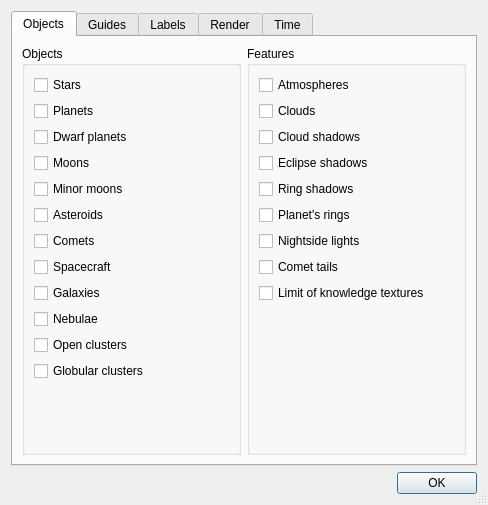
<?xml version="1.0" encoding="UTF-8"?>
<ui version="4.0">
 <class>preferencesDialog</class>
 <widget class="QDialog" name="preferencesDialog">
  <property name="geometry">
   <rect>
    <x>0</x>
    <y>0</y>
    <width>479</width>
    <height>505</height>
   </rect>
  </property>
  <property name="windowTitle">
   <string>Preferences</string>
  </property>
  <property name="sizeGripEnabled">
   <bool>true</bool>
  </property>
  <layout class="QVBoxLayout" name="verticalLayout">
   <item>
    <widget class="QTabWidget" name="tabWidget">
     <property name="currentIndex">
      <number>0</number>
     </property>
     <widget class="QWidget" name="objectsTab">
      <attribute name="title">
       <string>Objects</string>
      </attribute>
      <layout class="QHBoxLayout" name="horizontalLayout_3">
       <item>
        <widget class="QGroupBox" name="objectsGroupBox">
         <property name="title">
          <string>Objects</string>
         </property>
         <property name="alignment">
          <set>Qt::AlignLeading|Qt::AlignLeft|Qt::AlignTop</set>
         </property>
         <layout class="QVBoxLayout" name="verticalLayout_2">
          <item>
           <widget class="QCheckBox" name="starsCheck">
            <property name="text">
             <string>Stars</string>
            </property>
           </widget>
          </item>
          <item>
           <widget class="QCheckBox" name="planetsCheck">
            <property name="text">
             <string>Planets</string>
            </property>
           </widget>
          </item>
          <item>
           <widget class="QCheckBox" name="dwarfPlanetsCheck">
            <property name="text">
             <string>Dwarf planets</string>
            </property>
           </widget>
          </item>
          <item>
           <widget class="QCheckBox" name="moonsCheck">
            <property name="text">
             <string>Moons</string>
            </property>
           </widget>
          </item>
          <item>
           <widget class="QCheckBox" name="minorMoonsCheck">
            <property name="text">
             <string>Minor moons</string>
            </property>
           </widget>
          </item>
          <item>
           <widget class="QCheckBox" name="asteroidsCheck">
            <property name="text">
             <string>Asteroids</string>
            </property>
           </widget>
          </item>
          <item>
           <widget class="QCheckBox" name="cometsCheck">
            <property name="text">
             <string>Comets</string>
            </property>
           </widget>
          </item>
          <item>
           <widget class="QCheckBox" name="spacecraftsCheck">
            <property name="text">
             <string comment="plural" extracomment="TRANSLATORS: translate this as plural">Spacecraft</string>
            </property>
           </widget>
          </item>
          <item>
           <widget class="QCheckBox" name="galaxiesCheck">
            <property name="text">
             <string>Galaxies</string>
            </property>
           </widget>
          </item>
          <item>
           <widget class="QCheckBox" name="nebulaeCheck">
            <property name="text">
             <string>Nebulae</string>
            </property>
           </widget>
          </item>
          <item>
           <widget class="QCheckBox" name="openClustersCheck">
            <property name="text">
             <string>Open clusters</string>
            </property>
           </widget>
          </item>
          <item>
           <widget class="QCheckBox" name="globularClustersCheck">
            <property name="text">
             <string>Globular clusters</string>
            </property>
           </widget>
          </item>
          <item>
           <spacer name="verticalSpacer">
            <property name="orientation">
             <enum>Qt::Vertical</enum>
            </property>
            <property name="sizeHint" stdset="0">
             <size>
              <width>20</width>
              <height>40</height>
             </size>
            </property>
           </spacer>
          </item>
         </layout>
        </widget>
       </item>
       <item>
        <widget class="QGroupBox" name="featuresGroupBox">
         <property name="title">
          <string>Features</string>
         </property>
         <layout class="QVBoxLayout" name="verticalLayout_3">
          <item>
           <widget class="QCheckBox" name="atmospheresCheck">
            <property name="text">
             <string>Atmospheres</string>
            </property>
           </widget>
          </item>
          <item>
           <widget class="QCheckBox" name="cloudsCheck">
            <property name="text">
             <string>Clouds</string>
            </property>
           </widget>
          </item>
          <item>
           <widget class="QCheckBox" name="cloudShadowsCheck">
            <property name="text">
             <string>Cloud shadows</string>
            </property>
           </widget>
          </item>
          <item>
           <widget class="QCheckBox" name="eclipseShadowsCheck">
            <property name="text">
             <string>Eclipse shadows</string>
            </property>
           </widget>
          </item>
          <item>
           <widget class="QCheckBox" name="ringShadowsCheck">
            <property name="text">
             <string>Ring shadows</string>
            </property>
           </widget>
          </item>
          <item>
           <widget class="QCheckBox" name="planetRingsCheck">
            <property name="text">
             <string>Planet's rings</string>
            </property>
           </widget>
          </item>
          <item>
           <widget class="QCheckBox" name="nightsideLightsCheck">
            <property name="text">
             <string>Nightside lights</string>
            </property>
           </widget>
          </item>
          <item>
           <widget class="QCheckBox" name="cometTailsCheck">
            <property name="text">
             <string>Comet tails</string>
            </property>
           </widget>
          </item>
          <item>
           <widget class="QCheckBox" name="limitOfKnowledgeCheck">
            <property name="text">
             <string>Limit of knowledge textures</string>
            </property>
           </widget>
          </item>
          <item>
           <spacer name="verticalSpacer_2">
            <property name="orientation">
             <enum>Qt::Vertical</enum>
            </property>
            <property name="sizeHint" stdset="0">
             <size>
              <width>20</width>
              <height>40</height>
             </size>
            </property>
           </spacer>
          </item>
         </layout>
        </widget>
       </item>
      </layout>
     </widget>
     <widget class="QWidget" name="guidesTab">
      <attribute name="title">
       <string>Guides</string>
      </attribute>
      <layout class="QHBoxLayout" name="horizontalLayout_2">
       <item>
        <layout class="QVBoxLayout" name="verticalLayout_8">
         <item>
          <widget class="QGroupBox" name="orbitsGroupBox">
           <property name="title">
            <string>Orbits</string>
           </property>
           <layout class="QVBoxLayout" name="verticalLayout_4">
            <item>
             <widget class="QCheckBox" name="orbitsCheck">
              <property name="text">
               <string>Show orbits</string>
              </property>
             </widget>
            </item>
            <item>
             <widget class="QCheckBox" name="fadingOrbitsCheck">
              <property name="text">
               <string>Fading orbits</string>
              </property>
             </widget>
            </item>
            <item>
             <widget class="QCheckBox" name="partialTrajectoriesCheck">
              <property name="text">
               <string>Partial trajectories</string>
              </property>
             </widget>
            </item>
            <item>
             <spacer name="verticalSpacer_14">
              <property name="orientation">
               <enum>Qt::Vertical</enum>
              </property>
              <property name="sizeType">
               <enum>QSizePolicy::Fixed</enum>
              </property>
              <property name="sizeHint" stdset="0">
               <size>
                <width>20</width>
                <height>12</height>
               </size>
              </property>
             </spacer>
            </item>
            <item>
             <widget class="QCheckBox" name="starOrbitsCheck">
              <property name="text">
               <string>Stars</string>
              </property>
             </widget>
            </item>
            <item>
             <widget class="QCheckBox" name="planetOrbitsCheck">
              <property name="text">
               <string>Planets</string>
              </property>
             </widget>
            </item>
            <item>
             <widget class="QCheckBox" name="dwarfPlanetOrbitsCheck">
              <property name="text">
               <string>Dwarf planets</string>
              </property>
             </widget>
            </item>
            <item>
             <widget class="QCheckBox" name="moonOrbitsCheck">
              <property name="text">
               <string>Moons</string>
              </property>
             </widget>
            </item>
            <item>
             <widget class="QCheckBox" name="minorMoonOrbitsCheck">
              <property name="text">
               <string>Minor moons</string>
              </property>
             </widget>
            </item>
            <item>
             <widget class="QCheckBox" name="asteroidOrbitsCheck">
              <property name="text">
               <string>Asteroids</string>
              </property>
             </widget>
            </item>
            <item>
             <widget class="QCheckBox" name="cometOrbitsCheck">
              <property name="text">
               <string>Comets</string>
              </property>
             </widget>
            </item>
            <item>
             <widget class="QCheckBox" name="spacecraftOrbitsCheck">
              <property name="text">
               <string comment="plural" extracomment="TRANSLATORS: translate this as plural">Spacecraft</string>
              </property>
             </widget>
            </item>
            <item>
             <spacer name="verticalSpacer_3">
              <property name="orientation">
               <enum>Qt::Vertical</enum>
              </property>
              <property name="sizeHint" stdset="0">
               <size>
                <width>20</width>
                <height>40</height>
               </size>
              </property>
             </spacer>
            </item>
           </layout>
          </widget>
         </item>
        </layout>
       </item>
       <item>
        <layout class="QVBoxLayout" name="verticalLayout_5">
         <item>
          <widget class="QGroupBox" name="gridsGroupBox">
           <property name="title">
            <string>Grids</string>
           </property>
           <layout class="QVBoxLayout" name="verticalLayout_6">
            <item>
             <widget class="QCheckBox" name="equatorialGridCheck">
              <property name="text">
               <string>Equatorial</string>
              </property>
             </widget>
            </item>
            <item>
             <widget class="QCheckBox" name="eclipticGridCheck">
              <property name="text">
               <string>Ecliptic</string>
              </property>
             </widget>
            </item>
            <item>
             <widget class="QCheckBox" name="galacticGridCheck">
              <property name="text">
               <string>Galactic</string>
              </property>
             </widget>
            </item>
            <item>
             <widget class="QCheckBox" name="horizontalGridCheck">
              <property name="text">
               <string>Horizontal</string>
              </property>
             </widget>
            </item>
            <item>
             <spacer name="verticalSpacer_5">
              <property name="orientation">
               <enum>Qt::Vertical</enum>
              </property>
              <property name="sizeHint" stdset="0">
               <size>
                <width>20</width>
                <height>40</height>
               </size>
              </property>
             </spacer>
            </item>
           </layout>
          </widget>
         </item>
         <item>
          <widget class="QGroupBox" name="constellationsGroupBox">
           <property name="title">
            <string>Constellations</string>
           </property>
           <layout class="QVBoxLayout" name="verticalLayout_7">
            <item>
             <widget class="QCheckBox" name="diagramsCheck">
              <property name="text">
               <string>Diagrams</string>
              </property>
             </widget>
            </item>
            <item>
             <widget class="QCheckBox" name="boundariesCheck">
              <property name="text">
               <string>Boundaries</string>
              </property>
             </widget>
            </item>
            <item>
             <widget class="QCheckBox" name="latinNamesCheck">
              <property name="text">
               <string>Latin names</string>
              </property>
             </widget>
            </item>
            <item>
             <spacer name="verticalSpacer_6">
              <property name="orientation">
               <enum>Qt::Vertical</enum>
              </property>
              <property name="sizeHint" stdset="0">
               <size>
                <width>20</width>
                <height>40</height>
               </size>
              </property>
             </spacer>
            </item>
           </layout>
          </widget>
         </item>
         <item>
          <widget class="QGroupBox" name="miscellaneousGroupBox">
           <property name="title">
            <string>Miscellaneous</string>
           </property>
           <layout class="QVBoxLayout" name="verticalLayout_9">
            <item>
             <widget class="QCheckBox" name="markersCheck">
              <property name="text">
               <string>Markers</string>
              </property>
             </widget>
            </item>
            <item>
             <widget class="QCheckBox" name="eclipticLineCheck">
              <property name="text">
               <string>Ecliptic line</string>
              </property>
             </widget>
            </item>
            <item>
             <spacer name="verticalSpacer_7">
              <property name="orientation">
               <enum>Qt::Vertical</enum>
              </property>
              <property name="sizeHint" stdset="0">
               <size>
                <width>20</width>
                <height>40</height>
               </size>
              </property>
             </spacer>
            </item>
           </layout>
          </widget>
         </item>
        </layout>
       </item>
      </layout>
     </widget>
     <widget class="QWidget" name="labelsTab">
      <attribute name="title">
       <string>Labels</string>
      </attribute>
      <layout class="QHBoxLayout" name="horizontalLayout">
       <item>
        <widget class="QGroupBox" name="labelsGroupBox">
         <property name="title">
          <string>Labels</string>
         </property>
         <layout class="QVBoxLayout" name="verticalLayout_11">
          <item>
           <widget class="QCheckBox" name="starLabelsCheck">
            <property name="text">
             <string>Stars</string>
            </property>
           </widget>
          </item>
          <item>
           <widget class="QCheckBox" name="planetLabelsCheck">
            <property name="text">
             <string>Planets</string>
            </property>
           </widget>
          </item>
          <item>
           <widget class="QCheckBox" name="dwarfPlanetLabelsCheck">
            <property name="text">
             <string>Dwarf planets</string>
            </property>
           </widget>
          </item>
          <item>
           <widget class="QCheckBox" name="moonLabelsCheck">
            <property name="text">
             <string>Moons</string>
            </property>
           </widget>
          </item>
          <item>
           <widget class="QCheckBox" name="minorMoonLabelsCheck">
            <property name="text">
             <string>Minor moons</string>
            </property>
           </widget>
          </item>
          <item>
           <widget class="QCheckBox" name="asteroidLabelsCheck">
            <property name="text">
             <string>Asteroids</string>
            </property>
           </widget>
          </item>
          <item>
           <widget class="QCheckBox" name="cometLabelsCheck">
            <property name="text">
             <string>Comets</string>
            </property>
           </widget>
          </item>
          <item>
           <widget class="QCheckBox" name="spacecraftLabelsCheck">
            <property name="text">
             <string comment="plural" extracomment="TRANSLATORS: translate this as plural">Spacecraft</string>
            </property>
           </widget>
          </item>
          <item>
           <widget class="QCheckBox" name="galaxyLabelsCheck">
            <property name="text">
             <string>Galaxies</string>
            </property>
           </widget>
          </item>
          <item>
           <widget class="QCheckBox" name="nebulaLabelsCheck">
            <property name="text">
             <string>Nebulae</string>
            </property>
           </widget>
          </item>
          <item>
           <widget class="QCheckBox" name="openClusterLabelsCheck">
            <property name="text">
             <string>Open clusters</string>
            </property>
           </widget>
          </item>
          <item>
           <widget class="QCheckBox" name="globularClusterLabelsCheck">
            <property name="text">
             <string>Globular clusters</string>
            </property>
           </widget>
          </item>
          <item>
           <widget class="QCheckBox" name="constellationLabelsCheck">
            <property name="text">
             <string>Constellations</string>
            </property>
           </widget>
          </item>
          <item>
           <spacer name="verticalSpacer_9">
            <property name="orientation">
             <enum>Qt::Vertical</enum>
            </property>
            <property name="sizeHint" stdset="0">
             <size>
              <width>20</width>
              <height>40</height>
             </size>
            </property>
           </spacer>
          </item>
         </layout>
        </widget>
       </item>
       <item>
        <widget class="QGroupBox" name="locationsGroupBox">
         <property name="title">
          <string>Locations</string>
         </property>
         <layout class="QVBoxLayout" name="verticalLayout_12">
          <property name="leftMargin">
           <number>9</number>
          </property>
          <item>
           <widget class="QCheckBox" name="locationsCheck">
            <property name="text">
             <string>Show locations</string>
            </property>
           </widget>
          </item>
          <item>
           <spacer name="verticalSpacer_10">
            <property name="orientation">
             <enum>Qt::Vertical</enum>
            </property>
            <property name="sizeType">
             <enum>QSizePolicy::Fixed</enum>
            </property>
            <property name="sizeHint" stdset="0">
             <size>
              <width>20</width>
              <height>12</height>
             </size>
            </property>
           </spacer>
          </item>
          <item>
           <widget class="QLabel" name="label_2">
            <property name="text">
             <string>Location types:</string>
            </property>
           </widget>
          </item>
          <item>
           <layout class="QGridLayout" name="gridLayout">
            <item row="0" column="0">
             <widget class="QCheckBox" name="citiesCheck">
              <property name="text">
               <string>Cities</string>
              </property>
             </widget>
            </item>
            <item row="2" column="0">
             <widget class="QCheckBox" name="landingSitesCheck">
              <property name="text">
               <string>Landing sites</string>
              </property>
             </widget>
            </item>
            <item row="3" column="1">
             <widget class="QCheckBox" name="volcanoesCheck">
              <property name="text">
               <string>Volcanoes</string>
              </property>
             </widget>
            </item>
            <item row="1" column="0">
             <widget class="QCheckBox" name="observatoriesCheck">
              <property name="text">
               <string>Observatories</string>
              </property>
             </widget>
            </item>
            <item row="0" column="1">
             <widget class="QCheckBox" name="cratersCheck">
              <property name="text">
               <string>Craters</string>
              </property>
             </widget>
            </item>
            <item row="3" column="0">
             <widget class="QCheckBox" name="montesCheck">
              <property name="text">
               <string>Montes (mountains)</string>
              </property>
             </widget>
            </item>
            <item row="2" column="1">
             <widget class="QCheckBox" name="terraeCheck">
              <property name="text">
               <string>Terrae (land masses)</string>
              </property>
             </widget>
            </item>
            <item row="1" column="1">
             <widget class="QCheckBox" name="vallesCheck">
              <property name="text">
               <string>Valles (valleys)</string>
              </property>
             </widget>
            </item>
            <item row="4" column="0">
             <widget class="QCheckBox" name="mariaCheck">
              <property name="text">
               <string>Maria (seas)</string>
              </property>
             </widget>
            </item>
            <item row="4" column="1">
             <widget class="QCheckBox" name="otherLocationsCheck">
              <property name="text">
               <string>Other features</string>
              </property>
             </widget>
            </item>
           </layout>
          </item>
          <item>
           <spacer name="verticalSpacer_11">
            <property name="orientation">
             <enum>Qt::Vertical</enum>
            </property>
            <property name="sizeType">
             <enum>QSizePolicy::Fixed</enum>
            </property>
            <property name="sizeHint" stdset="0">
             <size>
              <width>20</width>
              <height>12</height>
             </size>
            </property>
           </spacer>
          </item>
          <item>
           <widget class="QLabel" name="label">
            <property name="text">
             <string>Minimum labelled feature size:</string>
            </property>
           </widget>
          </item>
          <item>
           <layout class="QHBoxLayout" name="horizontalLayout_4">
            <item>
             <widget class="QSlider" name="featureSizeSlider">
              <property name="maximum">
               <number>999</number>
              </property>
              <property name="orientation">
               <enum>Qt::Horizontal</enum>
              </property>
             </widget>
            </item>
            <item>
             <widget class="QSpinBox" name="featureSizeSpinBox">
              <property name="sizePolicy">
               <sizepolicy hsizetype="Preferred" vsizetype="Preferred">
                <horstretch>0</horstretch>
                <verstretch>0</verstretch>
               </sizepolicy>
              </property>
              <property name="minimumSize">
               <size>
                <width>40</width>
                <height>0</height>
               </size>
              </property>
              <property name="buttonSymbols">
               <enum>QAbstractSpinBox::NoButtons</enum>
              </property>
              <property name="accelerated">
               <bool>true</bool>
              </property>
              <property name="correctionMode">
               <enum>QAbstractSpinBox::CorrectToNearestValue</enum>
              </property>
              <property name="maximum">
               <number>999</number>
              </property>
             </widget>
            </item>
           </layout>
          </item>
          <item>
           <spacer name="verticalSpacer_8">
            <property name="orientation">
             <enum>Qt::Vertical</enum>
            </property>
            <property name="sizeHint" stdset="0">
             <size>
              <width>20</width>
              <height>40</height>
             </size>
            </property>
           </spacer>
          </item>
         </layout>
        </widget>
       </item>
      </layout>
     </widget>
     <widget class="QWidget" name="renderTab">
      <attribute name="title">
       <string>Render</string>
      </attribute>
      <layout class="QHBoxLayout" name="horizontalLayout_5">
       <item>
        <layout class="QVBoxLayout" name="verticalLayout_14">
         <item>
          <widget class="QGroupBox" name="textureResolutionGroupBox">
           <property name="title">
            <string>Texture resolution</string>
           </property>
           <layout class="QVBoxLayout" name="verticalLayout_10">
            <item>
             <widget class="QRadioButton" name="lowResolutionButton">
              <property name="text">
               <string>Low</string>
              </property>
             </widget>
            </item>
            <item>
             <widget class="QRadioButton" name="mediumResolutionButton">
              <property name="text">
               <string>Medium</string>
              </property>
             </widget>
            </item>
            <item>
             <widget class="QRadioButton" name="highResolutionButton">
              <property name="text">
               <string>High</string>
              </property>
             </widget>
            </item>
            <item>
             <spacer name="verticalSpacer_4">
              <property name="orientation">
               <enum>Qt::Vertical</enum>
              </property>
              <property name="sizeHint" stdset="0">
               <size>
                <width>20</width>
                <height>40</height>
               </size>
              </property>
             </spacer>
            </item>
           </layout>
          </widget>
         </item>
         <item>
          <widget class="QGroupBox" name="ambientLightGroupBox">
           <property name="title">
            <string>Ambient light</string>
           </property>
           <layout class="QVBoxLayout" name="verticalLayout_15">
            <item>
             <widget class="QSlider" name="ambientLightSlider">
              <property name="sizePolicy">
               <sizepolicy hsizetype="Preferred" vsizetype="Fixed">
                <horstretch>0</horstretch>
                <verstretch>0</verstretch>
               </sizepolicy>
              </property>
              <property name="orientation">
               <enum>Qt::Horizontal</enum>
              </property>
             </widget>
            </item>
            <item>
             <widget class="QCheckBox" name="tintedIlluminationCheck">
              <property name="enabled">
               <bool>true</bool>
              </property>
              <property name="text">
               <string>Tinted illumination</string>
              </property>
              <property name="checked">
               <bool>false</bool>
              </property>
             </widget>
            </item>
            <item>
             <spacer name="verticalSpacer_17">
              <property name="orientation">
               <enum>Qt::Vertical</enum>
              </property>
              <property name="sizeHint" stdset="0">
               <size>
                <width>20</width>
                <height>40</height>
               </size>
              </property>
             </spacer>
            </item>
           </layout>
          </widget>
         </item>
         <item>
          <widget class="QGroupBox" name="renderPathGroupBox">
           <property name="title">
            <string>Render path</string>
           </property>
           <layout class="QVBoxLayout" name="verticalLayout_13">
            <item>
             <widget class="QComboBox" name="renderPathBox">
              <property name="enabled">
               <bool>false</bool>
              </property>
             </widget>
            </item>
            <item>
             <widget class="QCheckBox" name="antialiasLinesCheck">
              <property name="text">
               <string>Antialiased lines</string>
              </property>
             </widget>
            </item>
            <item>
             <spacer name="verticalSpacer_13">
              <property name="orientation">
               <enum>Qt::Vertical</enum>
              </property>
              <property name="sizeHint" stdset="0">
               <size>
                <width>20</width>
                <height>40</height>
               </size>
              </property>
             </spacer>
            </item>
           </layout>
          </widget>
         </item>
        </layout>
       </item>
       <item>
        <layout class="QVBoxLayout" name="verticalLayout_18">
         <item>
          <widget class="QGroupBox" name="starStyleGroupBox">
           <property name="title">
            <string>Star style</string>
           </property>
           <layout class="QVBoxLayout" name="verticalLayout_17">
            <item>
             <widget class="QRadioButton" name="pointStarsButton">
              <property name="text">
               <string>Points</string>
              </property>
             </widget>
            </item>
            <item>
             <widget class="QRadioButton" name="fuzzyPointStarsButton">
              <property name="text">
               <string>Fuzzy points</string>
              </property>
             </widget>
            </item>
            <item>
             <widget class="QRadioButton" name="scaledDiscsButton">
              <property name="text">
               <string>Scaled discs</string>
              </property>
             </widget>
            </item>
            <item>
             <spacer name="verticalSpacer_15">
              <property name="orientation">
               <enum>Qt::Vertical</enum>
              </property>
              <property name="sizeType">
               <enum>QSizePolicy::Fixed</enum>
              </property>
              <property name="sizeHint" stdset="0">
               <size>
                <width>20</width>
                <height>12</height>
               </size>
              </property>
             </spacer>
            </item>
            <item>
             <widget class="QCheckBox" name="autoMagnitudeCheck">
              <property name="text">
               <string>Auto-magnitude</string>
              </property>
             </widget>
            </item>
            <item>
             <spacer name="verticalSpacer_16">
              <property name="orientation">
               <enum>Qt::Vertical</enum>
              </property>
              <property name="sizeHint" stdset="0">
               <size>
                <width>20</width>
                <height>40</height>
               </size>
              </property>
             </spacer>
            </item>
           </layout>
          </widget>
         </item>
         <item>
          <widget class="QGroupBox" name="starColorGroupBox">
           <property name="title">
            <string>Star colors</string>
           </property>
           <layout class="QVBoxLayout" name="verticalLayout_19">
            <item>
             <widget class="QComboBox" name="starColorBox"/>
            </item>
            <item>
             <spacer name="verticalSpacer_12">
              <property name="orientation">
               <enum>Qt::Vertical</enum>
              </property>
              <property name="sizeHint" stdset="0">
               <size>
                <width>20</width>
                <height>40</height>
               </size>
              </property>
             </spacer>
            </item>
           </layout>
          </widget>
         </item>
        </layout>
       </item>
      </layout>
     </widget>
     <widget class="QWidget" name="timeTab">
      <attribute name="title">
       <string>Time</string>
      </attribute>
      <layout class="QFormLayout" name="formLayout">
       <property name="fieldGrowthPolicy">
        <enum>QFormLayout::AllNonFixedFieldsGrow</enum>
       </property>
       <item row="0" column="0">
        <widget class="QLabel" name="label_3">
         <property name="text">
          <string>Date display format:</string>
         </property>
        </widget>
       </item>
       <item row="0" column="1">
        <widget class="QComboBox" name="dateFormatBox"/>
       </item>
      </layout>
     </widget>
    </widget>
   </item>
   <item>
    <widget class="QDialogButtonBox" name="buttonBox">
     <property name="standardButtons">
      <set>QDialogButtonBox::Ok</set>
     </property>
    </widget>
   </item>
  </layout>
 </widget>
 <resources/>
 <connections>
  <connection>
   <sender>buttonBox</sender>
   <signal>accepted()</signal>
   <receiver>preferencesDialog</receiver>
   <slot>accept()</slot>
   <hints>
    <hint type="sourcelabel">
     <x>407</x>
     <y>471</y>
    </hint>
    <hint type="destinationlabel">
     <x>8</x>
     <y>445</y>
    </hint>
   </hints>
  </connection>
 </connections>
</ui>
